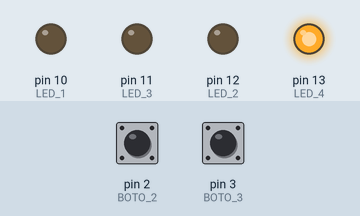
Simulated run of this sketch. Board: Arduino Uno, built with avr-gcc and run on an emulated ATmega328P. Parts: output pins drawn as LEDs (lit = HIGH). The test bench sets the inputs (shaded band); at power-on: pin 2 (BOTO_2) LOW, pin 3 (BOTO_3) LOW. What the sketch prints to the serial monitor is not drawn.

Above: at 1.2 s.
1.3 s: pin 2 (BOTO_2) pulled HIGH for 0.15 s
At 1.37 s:
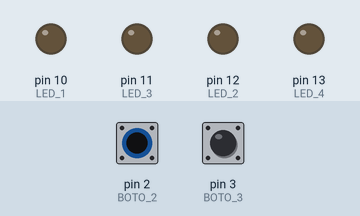
2.9 s: pin 2 (BOTO_2) pulled HIGH for 3.2 s
At 7.3 s:
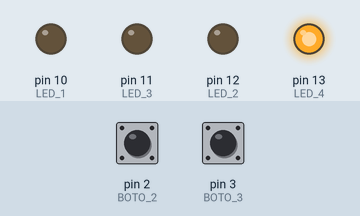
7.6 s: pin 3 (BOTO_3) pulled HIGH for 3.2 s
At 8.5 s:
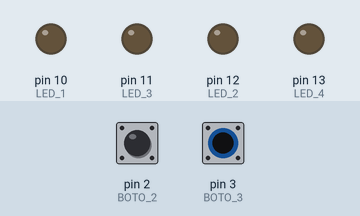
Timing chart, 0 to 12.3 s (numbered marks = the images above; inputs shaded):
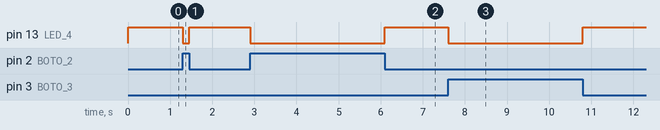

The sketch:

ard21.ino
```cpp
#define LED_1 10
#define LED_2 12
#define LED_3 11
#define LED_4 13
#define BOTO_2 2
#define BOTO_3 3

void setup() {
  Serial.begin(115200);
  Serial.println(__FILE__);
  pinMode(LED_1,OUTPUT);
  pinMode(BOTO_2,INPUT);
  pinMode(LED_2,OUTPUT);
  pinMode(LED_3,OUTPUT);
  pinMode(LED_4,OUTPUT);


}

void loop() {
  bool bA = digitalRead(BOTO_2);
  bool bB = digitalRead(BOTO_3);
  bool bF = !( (!bA && bB) || (bA && !bB) );

  digitalWrite(LED_4,bF);
}
```

Measured:
- after the input at 1.3 s, pin 13 (LED_4): HIGH → LOW at once, → HIGH 0.15 s later
- after the input at 2.9 s, pin 13 (LED_4): HIGH → LOW at once, → HIGH 3.2 s later
- after the input at 7.6 s, pin 13 (LED_4): HIGH → LOW at once, → HIGH 3.2 s later
